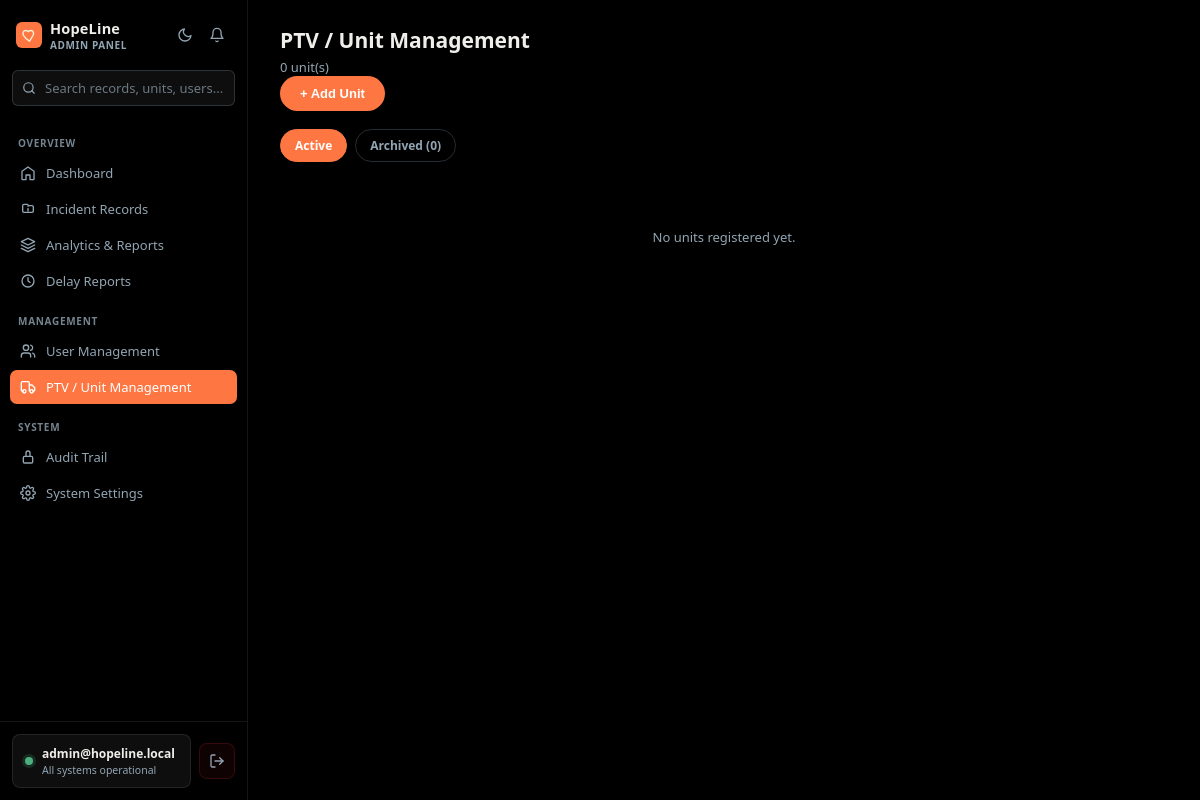
The app's page /app/admin/units.php (signed in), older data.
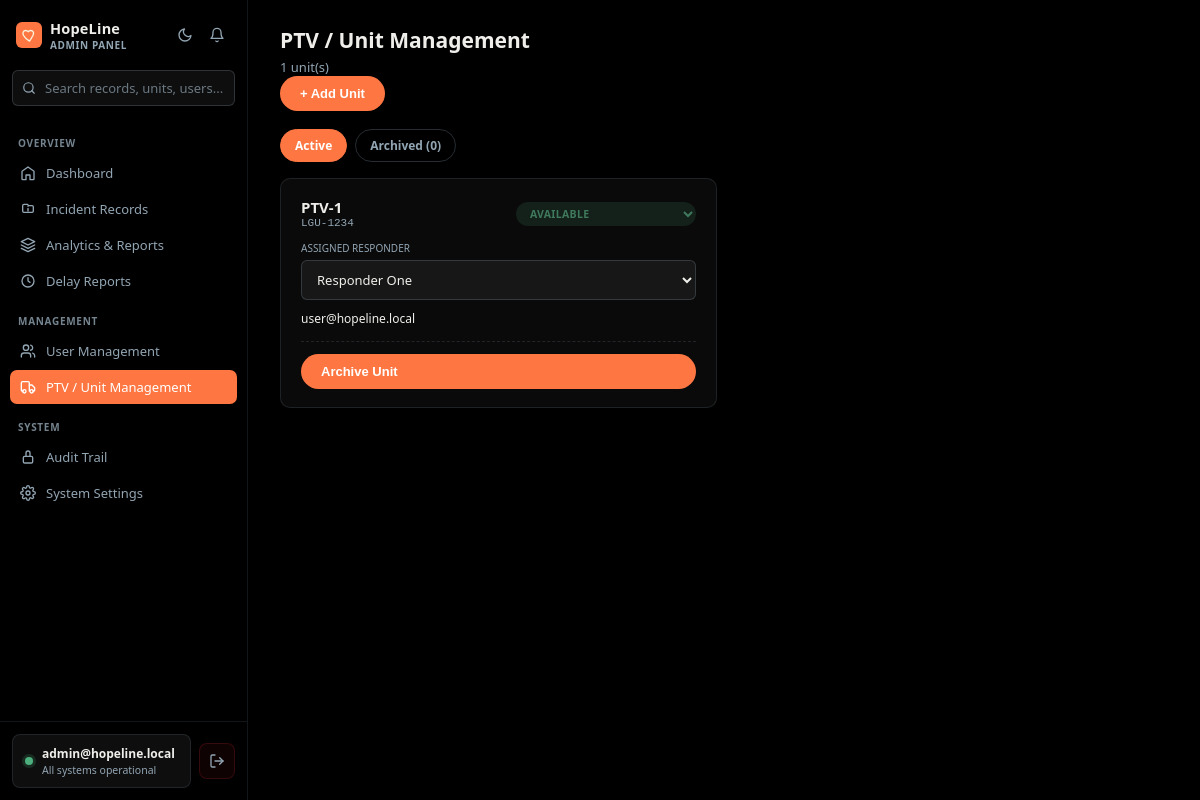
The same page, newer data.
### tables this page shows
CREATE TABLE `ptv_units` (
  `id`               int(11)       NOT NULL AUTO_INCREMENT,
  `unit_name`        varchar(100)  NOT NULL,
  `plate_no`         varchar(20)   DEFAULT NULL,
  `driver_name`      varchar(150)  DEFAULT NULL,
  `responder_id`     int(11)       DEFAULT NULL,
  `status`           enum('Available','En Route','On Site','Returning','Offline') NOT NULL DEFAULT 'Available',
  `archived_at`      datetime      DEFAULT NULL,
  `current_lat`      decimal(10,7) DEFAULT NULL,
  `current_lng`      decimal(10,7) DEFAULT NULL,
  `last_location_at` datetime      DEFAULT NULL,
  `gps_accuracy`     float         DEFAULT NULL,
  `gps_heading`      float         DEFAULT NULL,
  `gps_speed`        float         DEFAULT NULL,
  `updated_at`       datetime      DEFAULT current_timestamp() ON UPDATE current_timestamp(),
  `created_at`       datetime      DEFAULT current_timestamp(),
  PRIMARY KEY (`id`),
  KEY `idx_units_responder` (`responder_id`),
  KEY `idx_units_status` (`status`),
  KEY `idx_units_archived_at` (`archived_at`),
  CONSTRAINT `fk_units_responder`
    FOREIGN KEY (`responder_id`) REFERENCES `users` (`id`)
    ON UPDATE RESTRICT ON DELETE SET NULL
);

CREATE TABLE `users` (
  `id`          int(11)       NOT NULL AUTO_INCREMENT,
  `name`        varchar(150)  NOT NULL,
  `email`       varchar(150)  NOT NULL,
  `password`    varchar(255)  NOT NULL,
  `role`        enum('admin','manager','user') NOT NULL DEFAULT 'user',
  `contact_no`  varchar(20)   DEFAULT NULL,
  `is_verified` tinyint(1)    NOT NULL DEFAULT 0,
  `archived_at` datetime      DEFAULT NULL,
  `created_at`  datetime      DEFAULT current_timestamp(),
  `updated_at`  datetime      DEFAULT current_timestamp() ON UPDATE current_timestamp(),
  PRIMARY KEY (`id`),
  UNIQUE KEY `uq_users_email` (`email`),
  KEY `idx_users_role` (`role`),
  KEY `idx_users_archived_at` (`archived_at`)
);

### app/admin/units.php (the view, shortened to what this page needs)
<?php
require_once __DIR__ . '/../../config/config.php';
$view = ($_GET['view'] ?? '') === 'archived' ? 'archived' : 'active';
$where = $view === 'archived' ? "WHERE u.archived_at IS NOT NULL" : "WHERE u.archived_at IS NULL";
$units = $pdo->query("
    SELECT u.*, usr.name AS responder_name, usr.email AS responder_email
    FROM ptv_units u
    LEFT JOIN users usr ON usr.id = u.responder_id
    $where
    ORDER BY u.unit_name ASC
")->fetchAll(PDO::FETCH_ASSOC);
$archivedCount = $pdo->query("SELECT COUNT(*) FROM ptv_units WHERE archived_at IS NOT NULL")->fetchColumn();
$allResponders = $pdo->query("SELECT id, name, email FROM users WHERE role = 'user' AND is_verified = 1 AND archived_at IS NULL ORDER BY name")->fetchAll(PDO::FETCH_ASSOC);
?>
<!DOCTYPE html>
<html lang="en">
<head>
<link rel="stylesheet" href="<?php echo BASE_URL; ?>/assets/css/app.css">
</head>
<body>
<?php require_once __DIR__ . '/../../assets/layouts/admin/admin_sidebar.php'; ?>
<main class="main">
    <div class="page-head">
        <div><h1>PTV / Unit Management</h1><p><?php echo count($units); ?> unit(s)</p></div>
        <?php if ($view === 'active'): ?>
        <button class="btn-primary" onclick="document.getElementById('addUnitModal').classList.add('show')">+ Add Unit</button>
        <?php endif; ?>
    </div>
    <div class="tabs">
        <a href="?view=active" class="tab <?php echo $view === 'active' ? 'active' : ''; ?>" style="text-decoration:none;">Active</a>
        <a href="?view=archived" class="tab <?php echo $view === 'archived' ? 'active' : ''; ?>" style="text-decoration:none;">Archived (<?php echo $archivedCount; ?>)</a>
    </div>
    <?php if (empty($units)): ?>
        <div class="empty-state"><?php echo $view === 'archived' ? 'No archived units.' : 'No units registered yet.'; ?></div>
    <?php else: ?>
    <div class="unit-grid">
        <?php foreach ($units as $u): $statusClass = 'st-' . str_replace(' ', '', $u['status']); ?>
        <div class="ptv-unit-card">
            <div class="ptv-unit-top">
                <div>
                    <div class="ptv-unit-name"><?php echo htmlspecialchars($u['unit_name']); ?></div>
                    <div class="unit-plate"><?php echo htmlspecialchars($u['plate_no'] ?: 'No plate on file'); ?></div>
                </div>
                <?php if ($view === 'active'): ?>
                <form method="POST">
                    <select name="status" class="status-select <?php echo $statusClass; ?>" onchange="this.form.submit()">
                        <option value="Available" <?php echo $u['status']==='Available'?'selected':''; ?>>Available</option>
                    </select>
                </form>
                <?php else: ?>
                    <span class="status-select st-Offline">Archived</span>
                <?php endif; ?>
            </div>
            <?php if ($view === 'active'): ?>
            <div class="unit-field">
                <div class="label">Assigned Responder</div>
                <form method="POST">
                    <select name="responder_id" onchange="this.form.submit()">
                        <?php foreach ($allResponders as $r):
                        ?>
                            <option value="<?php echo $r['id']; ?>" <?php echo $u['responder_id'] == $r['id'] ? 'selected' : ''; ?>>
                                <?php echo htmlspecialchars($r['name']); ?>
                            </option>
                        <?php endforeach; ?>
                    </select>
                </form>
            </div>
            <?php if ($u['responder_email']): ?>
                <div class="responder-tag"><?php echo htmlspecialchars($u['responder_email']); ?></div>
            <?php else: ?>
                <div class="no-responder">No responder linked yet</div>
            <?php endif; ?>
            <div style="margin-top:14px; padding-top:12px; border-top:1px dashed rgba(var(--border-rgb),0.2);">
                <form method="POST" onsubmit="return confirm('Archive this unit? It will be unassigned and hidden from active dispatch.');">
                    <button type="submit" class="btn-mini btn-deactivate" style="width:100%;">Archive Unit</button>
                </form>
            </div>
            <?php endif; ?>
        </div>
        <?php endforeach; ?>
    </div>
    <?php endif; ?>
</main>
</body>
</html>

Row changes from the older to the newer data that the page shows:
added ptv_units: unit_name "PTV-1", plate_no "LGU-1234", status "Available", responder_id "Responder One", responder.email "user@hopeline.local"
Text that changed along with them:
count($units): "0" → "1"
text no longer shown: "No units registered yet."
